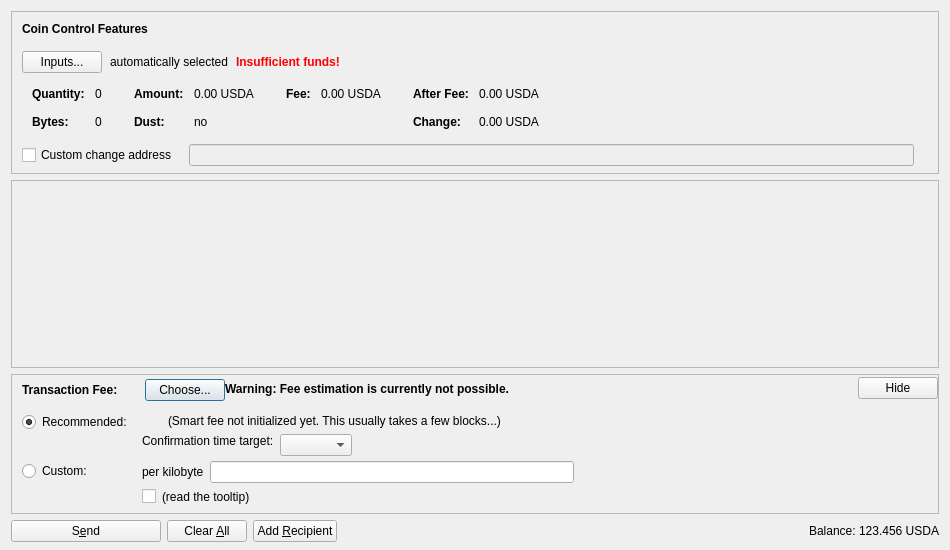
<?xml version="1.0" encoding="UTF-8"?>
<ui version="4.0">
 <class>SendCoinsDialog</class>
 <widget class="QDialog" name="SendCoinsDialog">
  <property name="geometry">
   <rect>
    <x>0</x>
    <y>0</y>
    <width>950</width>
    <height>550</height>
   </rect>
  </property>
  <property name="minimumSize">
   <size>
    <width>950</width>
    <height>550</height>
   </size>
  </property>
  <property name="windowTitle">
   <string>Send Coins</string>
  </property>
  <layout class="QVBoxLayout" name="verticalLayout" stretch="0,1,0,0">
   <property name="bottomMargin">
    <number>8</number>
   </property>
   <item>
    <widget class="QFrame" name="frameCoinControl">
     <property name="sizePolicy">
      <sizepolicy hsizetype="Expanding" vsizetype="Expanding">
       <horstretch>0</horstretch>
       <verstretch>0</verstretch>
      </sizepolicy>
     </property>
     <property name="maximumSize">
      <size>
       <width>16777215</width>
       <height>16777215</height>
      </size>
     </property>
     <property name="frameShape">
      <enum>QFrame::StyledPanel</enum>
     </property>
     <property name="frameShadow">
      <enum>QFrame::Sunken</enum>
     </property>
     <layout class="QVBoxLayout" name="verticalLayoutCoinControl2">
      <property name="spacing">
       <number>0</number>
      </property>
      <property name="leftMargin">
       <number>0</number>
      </property>
      <property name="topMargin">
       <number>0</number>
      </property>
      <property name="rightMargin">
       <number>0</number>
      </property>
      <property name="bottomMargin">
       <number>6</number>
      </property>
      <item>
       <layout class="QVBoxLayout" name="verticalLayoutCoinControl" stretch="0,0,0,0,1">
        <property name="spacing">
         <number>0</number>
        </property>
        <property name="leftMargin">
         <number>10</number>
        </property>
        <property name="topMargin">
         <number>10</number>
        </property>
        <item>
         <layout class="QHBoxLayout" name="horizontalLayoutCoinControl1">
          <property name="bottomMargin">
           <number>15</number>
          </property>
          <item>
           <widget class="QLabel" name="labelCoinControlFeatures">
            <property name="sizePolicy">
             <sizepolicy hsizetype="Preferred" vsizetype="Maximum">
              <horstretch>0</horstretch>
              <verstretch>0</verstretch>
             </sizepolicy>
            </property>
            <property name="font">
             <font>
              <weight>75</weight>
              <bold>true</bold>
             </font>
            </property>
            <property name="styleSheet">
             <string notr="true">font-weight:bold;</string>
            </property>
            <property name="text">
             <string>Coin Control Features</string>
            </property>
           </widget>
          </item>
         </layout>
        </item>
        <item>
         <layout class="QHBoxLayout" name="horizontalLayoutCoinControl2" stretch="0,0,0,0">
          <property name="spacing">
           <number>8</number>
          </property>
          <property name="bottomMargin">
           <number>10</number>
          </property>
          <item>
           <widget class="QPushButton" name="pushButtonCoinControl">
            <property name="styleSheet">
             <string notr="true"/>
            </property>
            <property name="text">
             <string>Inputs...</string>
            </property>
            <property name="autoDefault">
             <bool>false</bool>
            </property>
           </widget>
          </item>
          <item>
           <widget class="QLabel" name="labelCoinControlAutomaticallySelected">
            <property name="text">
             <string>automatically selected</string>
            </property>
            <property name="margin">
             <number>5</number>
            </property>
           </widget>
          </item>
          <item>
           <widget class="QLabel" name="labelCoinControlInsuffFunds">
            <property name="font">
             <font>
              <weight>75</weight>
              <bold>true</bold>
             </font>
            </property>
            <property name="styleSheet">
             <string notr="true">color:red;font-weight:bold;</string>
            </property>
            <property name="text">
             <string>Insufficient funds!</string>
            </property>
            <property name="margin">
             <number>5</number>
            </property>
           </widget>
          </item>
          <item>
           <spacer name="horizontalSpacerCoinControl">
            <property name="orientation">
             <enum>Qt::Horizontal</enum>
            </property>
            <property name="sizeHint" stdset="0">
             <size>
              <width>40</width>
              <height>1</height>
             </size>
            </property>
           </spacer>
          </item>
         </layout>
        </item>
        <item>
         <widget class="QWidget" name="widgetCoinControl" native="true">
          <property name="sizePolicy">
           <sizepolicy hsizetype="Preferred" vsizetype="Preferred">
            <horstretch>0</horstretch>
            <verstretch>0</verstretch>
           </sizepolicy>
          </property>
          <property name="minimumSize">
           <size>
            <width>0</width>
            <height>0</height>
           </size>
          </property>
          <property name="styleSheet">
           <string notr="true"/>
          </property>
          <layout class="QHBoxLayout" name="horizontalLayoutCoinControl5">
           <property name="leftMargin">
            <number>0</number>
           </property>
           <property name="topMargin">
            <number>0</number>
           </property>
           <property name="rightMargin">
            <number>0</number>
           </property>
           <property name="bottomMargin">
            <number>0</number>
           </property>
           <item>
            <layout class="QHBoxLayout" name="horizontalLayoutCoinControl3" stretch="0,0,0,1">
             <property name="spacing">
              <number>20</number>
             </property>
             <property name="topMargin">
              <number>0</number>
             </property>
             <property name="bottomMargin">
              <number>10</number>
             </property>
             <item>
              <layout class="QFormLayout" name="formLayoutCoinControl1">
               <property name="horizontalSpacing">
                <number>10</number>
               </property>
               <property name="verticalSpacing">
                <number>14</number>
               </property>
               <property name="leftMargin">
                <number>10</number>
               </property>
               <property name="topMargin">
                <number>4</number>
               </property>
               <property name="rightMargin">
                <number>6</number>
               </property>
               <item row="0" column="0">
                <widget class="QLabel" name="labelCoinControlQuantityText">
                 <property name="font">
                  <font>
                   <weight>75</weight>
                   <bold>true</bold>
                  </font>
                 </property>
                 <property name="text">
                  <string>Quantity:</string>
                 </property>
                 <property name="margin">
                  <number>0</number>
                 </property>
                </widget>
               </item>
               <item row="0" column="1">
                <widget class="QLabel" name="labelCoinControlQuantity">
                 <property name="cursor">
                  <cursorShape>IBeamCursor</cursorShape>
                 </property>
                 <property name="contextMenuPolicy">
                  <enum>Qt::ActionsContextMenu</enum>
                 </property>
                 <property name="text">
                  <string notr="true">0</string>
                 </property>
                 <property name="margin">
                  <number>0</number>
                 </property>
                 <property name="textInteractionFlags">
                  <set>Qt::LinksAccessibleByMouse|Qt::TextSelectableByKeyboard|Qt::TextSelectableByMouse</set>
                 </property>
                </widget>
               </item>
               <item row="1" column="0">
                <widget class="QLabel" name="labelCoinControlBytesText">
                 <property name="font">
                  <font>
                   <weight>75</weight>
                   <bold>true</bold>
                  </font>
                 </property>
                 <property name="text">
                  <string>Bytes:</string>
                 </property>
                </widget>
               </item>
               <item row="1" column="1">
                <widget class="QLabel" name="labelCoinControlBytes">
                 <property name="cursor">
                  <cursorShape>IBeamCursor</cursorShape>
                 </property>
                 <property name="contextMenuPolicy">
                  <enum>Qt::ActionsContextMenu</enum>
                 </property>
                 <property name="text">
                  <string notr="true">0</string>
                 </property>
                 <property name="textInteractionFlags">
                  <set>Qt::LinksAccessibleByMouse|Qt::TextSelectableByKeyboard|Qt::TextSelectableByMouse</set>
                 </property>
                </widget>
               </item>
              </layout>
             </item>
             <item>
              <layout class="QFormLayout" name="formLayoutCoinControl2">
               <property name="horizontalSpacing">
                <number>10</number>
               </property>
               <property name="verticalSpacing">
                <number>14</number>
               </property>
               <property name="leftMargin">
                <number>6</number>
               </property>
               <property name="topMargin">
                <number>4</number>
               </property>
               <property name="rightMargin">
                <number>6</number>
               </property>
               <item row="0" column="0">
                <widget class="QLabel" name="labelCoinControlAmountText">
                 <property name="font">
                  <font>
                   <weight>75</weight>
                   <bold>true</bold>
                  </font>
                 </property>
                 <property name="text">
                  <string>Amount:</string>
                 </property>
                 <property name="margin">
                  <number>0</number>
                 </property>
                </widget>
               </item>
               <item row="0" column="1">
                <widget class="QLabel" name="labelCoinControlAmount">
                 <property name="cursor">
                  <cursorShape>IBeamCursor</cursorShape>
                 </property>
                 <property name="contextMenuPolicy">
                  <enum>Qt::ActionsContextMenu</enum>
                 </property>
                 <property name="text">
                  <string notr="true">0.00 USDA</string>
                 </property>
                 <property name="textInteractionFlags">
                  <set>Qt::LinksAccessibleByMouse|Qt::TextSelectableByKeyboard|Qt::TextSelectableByMouse</set>
                 </property>
                </widget>
               </item>
               <item row="1" column="0">
                <widget class="QLabel" name="labelCoinControlLowOutputText">
                 <property name="font">
                  <font>
                   <weight>75</weight>
                   <bold>true</bold>
                  </font>
                 </property>
                 <property name="text">
                  <string>Dust:</string>
                 </property>
                </widget>
               </item>
               <item row="1" column="1">
                <widget class="QLabel" name="labelCoinControlLowOutput">
                 <property name="cursor">
                  <cursorShape>IBeamCursor</cursorShape>
                 </property>
                 <property name="contextMenuPolicy">
                  <enum>Qt::ActionsContextMenu</enum>
                 </property>
                 <property name="text">
                  <string notr="true">no</string>
                 </property>
                 <property name="textInteractionFlags">
                  <set>Qt::LinksAccessibleByMouse|Qt::TextSelectableByKeyboard|Qt::TextSelectableByMouse</set>
                 </property>
                </widget>
               </item>
              </layout>
             </item>
             <item>
              <layout class="QFormLayout" name="formLayoutCoinControl3">
               <property name="horizontalSpacing">
                <number>10</number>
               </property>
               <property name="verticalSpacing">
                <number>14</number>
               </property>
               <property name="leftMargin">
                <number>6</number>
               </property>
               <property name="topMargin">
                <number>4</number>
               </property>
               <property name="rightMargin">
                <number>6</number>
               </property>
               <item row="0" column="0">
                <widget class="QLabel" name="labelCoinControlFeeText">
                 <property name="font">
                  <font>
                   <weight>75</weight>
                   <bold>true</bold>
                  </font>
                 </property>
                 <property name="text">
                  <string>Fee:</string>
                 </property>
                 <property name="margin">
                  <number>0</number>
                 </property>
                </widget>
               </item>
               <item row="0" column="1">
                <widget class="QLabel" name="labelCoinControlFee">
                 <property name="cursor">
                  <cursorShape>IBeamCursor</cursorShape>
                 </property>
                 <property name="contextMenuPolicy">
                  <enum>Qt::ActionsContextMenu</enum>
                 </property>
                 <property name="text">
                  <string notr="true">0.00 USDA</string>
                 </property>
                 <property name="textInteractionFlags">
                  <set>Qt::LinksAccessibleByMouse|Qt::TextSelectableByKeyboard|Qt::TextSelectableByMouse</set>
                 </property>
                </widget>
               </item>
              </layout>
             </item>
             <item>
              <layout class="QFormLayout" name="formLayoutCoinControl4">
               <property name="horizontalSpacing">
                <number>10</number>
               </property>
               <property name="verticalSpacing">
                <number>14</number>
               </property>
               <property name="leftMargin">
                <number>6</number>
               </property>
               <property name="topMargin">
                <number>4</number>
               </property>
               <property name="rightMargin">
                <number>6</number>
               </property>
               <item row="0" column="0">
                <widget class="QLabel" name="labelCoinControlAfterFeeText">
                 <property name="font">
                  <font>
                   <weight>75</weight>
                   <bold>true</bold>
                  </font>
                 </property>
                 <property name="text">
                  <string>After Fee:</string>
                 </property>
                 <property name="margin">
                  <number>0</number>
                 </property>
                </widget>
               </item>
               <item row="0" column="1">
                <widget class="QLabel" name="labelCoinControlAfterFee">
                 <property name="cursor">
                  <cursorShape>IBeamCursor</cursorShape>
                 </property>
                 <property name="contextMenuPolicy">
                  <enum>Qt::ActionsContextMenu</enum>
                 </property>
                 <property name="text">
                  <string notr="true">0.00 USDA</string>
                 </property>
                 <property name="textInteractionFlags">
                  <set>Qt::LinksAccessibleByMouse|Qt::TextSelectableByKeyboard|Qt::TextSelectableByMouse</set>
                 </property>
                </widget>
               </item>
               <item row="1" column="0">
                <widget class="QLabel" name="labelCoinControlChangeText">
                 <property name="font">
                  <font>
                   <weight>75</weight>
                   <bold>true</bold>
                  </font>
                 </property>
                 <property name="text">
                  <string>Change:</string>
                 </property>
                </widget>
               </item>
               <item row="1" column="1">
                <widget class="QLabel" name="labelCoinControlChange">
                 <property name="cursor">
                  <cursorShape>IBeamCursor</cursorShape>
                 </property>
                 <property name="contextMenuPolicy">
                  <enum>Qt::ActionsContextMenu</enum>
                 </property>
                 <property name="text">
                  <string notr="true">0.00 USDA</string>
                 </property>
                 <property name="textInteractionFlags">
                  <set>Qt::LinksAccessibleByMouse|Qt::TextSelectableByKeyboard|Qt::TextSelectableByMouse</set>
                 </property>
                </widget>
               </item>
              </layout>
             </item>
            </layout>
           </item>
          </layout>
         </widget>
        </item>
        <item>
         <layout class="QHBoxLayout" name="horizontalLayoutCoinControl4" stretch="0,0,0">
          <property name="spacing">
           <number>12</number>
          </property>
          <property name="sizeConstraint">
           <enum>QLayout::SetDefaultConstraint</enum>
          </property>
          <property name="topMargin">
           <number>5</number>
          </property>
          <property name="rightMargin">
           <number>5</number>
          </property>
          <item>
           <widget class="QCheckBox" name="checkBoxCoinControlChange">
            <property name="toolTip">
             <string>If this is activated, but the change address is empty or invalid, change will be sent to a newly generated address.</string>
            </property>
            <property name="text">
             <string>Custom change address</string>
            </property>
           </widget>
          </item>
          <item>
           <widget class="QValidatedLineEdit" name="lineEditCoinControlChange">
            <property name="enabled">
             <bool>false</bool>
            </property>
            <property name="sizePolicy">
             <sizepolicy hsizetype="Expanding" vsizetype="Fixed">
              <horstretch>0</horstretch>
              <verstretch>0</verstretch>
             </sizepolicy>
            </property>
           </widget>
          </item>
          <item>
           <widget class="QLabel" name="labelCoinControlChangeLabel">
            <property name="sizePolicy">
             <sizepolicy hsizetype="Preferred" vsizetype="Expanding">
              <horstretch>0</horstretch>
              <verstretch>0</verstretch>
             </sizepolicy>
            </property>
            <property name="minimumSize">
             <size>
              <width>0</width>
              <height>0</height>
             </size>
            </property>
            <property name="text">
             <string/>
            </property>
            <property name="margin">
             <number>3</number>
            </property>
           </widget>
          </item>
         </layout>
        </item>
        <item>
         <spacer name="verticalSpacerCoinControl">
          <property name="orientation">
           <enum>Qt::Vertical</enum>
          </property>
          <property name="sizeHint" stdset="0">
           <size>
            <width>800</width>
            <height>1</height>
           </size>
          </property>
         </spacer>
        </item>
       </layout>
      </item>
     </layout>
    </widget>
   </item>
   <item>
    <widget class="QScrollArea" name="scrollArea">
     <property name="widgetResizable">
      <bool>true</bool>
     </property>
     <widget class="QWidget" name="scrollAreaWidgetContents">
      <property name="geometry">
       <rect>
        <x>0</x>
        <y>0</y>
        <width>926</width>
        <height>100</height>
       </rect>
      </property>
      <layout class="QVBoxLayout" name="verticalLayout_2" stretch="0,1">
       <property name="leftMargin">
        <number>0</number>
       </property>
       <property name="topMargin">
        <number>0</number>
       </property>
       <property name="rightMargin">
        <number>0</number>
       </property>
       <property name="bottomMargin">
        <number>0</number>
       </property>
       <item>
        <layout class="QVBoxLayout" name="entries">
         <property name="spacing">
          <number>6</number>
         </property>
        </layout>
       </item>
       <item>
        <spacer name="verticalSpacer">
         <property name="orientation">
          <enum>Qt::Vertical</enum>
         </property>
         <property name="sizeHint" stdset="0">
          <size>
           <width>20</width>
           <height>40</height>
          </size>
         </property>
        </spacer>
       </item>
      </layout>
     </widget>
    </widget>
   </item>
   <item>
    <widget class="QFrame" name="frameFee">
     <property name="sizePolicy">
      <sizepolicy hsizetype="Expanding" vsizetype="Expanding">
       <horstretch>0</horstretch>
       <verstretch>0</verstretch>
      </sizepolicy>
     </property>
     <property name="maximumSize">
      <size>
       <width>16777215</width>
       <height>16777215</height>
      </size>
     </property>
     <property name="frameShape">
      <enum>QFrame::StyledPanel</enum>
     </property>
     <property name="frameShadow">
      <enum>QFrame::Sunken</enum>
     </property>
     <layout class="QVBoxLayout" name="verticalLayoutFee1">
      <property name="spacing">
       <number>0</number>
      </property>
      <property name="leftMargin">
       <number>0</number>
      </property>
      <property name="topMargin">
       <number>0</number>
      </property>
      <property name="rightMargin">
       <number>0</number>
      </property>
      <property name="bottomMargin">
       <number>0</number>
      </property>
      <item>
       <layout class="QVBoxLayout" name="verticalLayoutFee2" stretch="0,0,0">
        <property name="spacing">
         <number>0</number>
        </property>
        <property name="leftMargin">
         <number>10</number>
        </property>
        <property name="topMargin">
         <number>0</number>
        </property>
        <item>
         <layout class="QHBoxLayout" name="horizontalLayoutFee1">
          <property name="bottomMargin">
           <number>0</number>
          </property>
          <item>
           <layout class="QVBoxLayout" name="verticalLayoutFee7">
            <property name="spacing">
             <number>0</number>
            </property>
            <item>
             <spacer name="verticalSpacerSmartFee">
              <property name="orientation">
               <enum>Qt::Vertical</enum>
              </property>
              <property name="sizeType">
               <enum>QSizePolicy::Fixed</enum>
              </property>
              <property name="sizeHint" stdset="0">
               <size>
                <width>1</width>
                <height>4</height>
               </size>
              </property>
             </spacer>
            </item>
            <item>
             <layout class="QHBoxLayout" name="horizontalLayoutSmartFee">
              <property name="spacing">
               <number>10</number>
              </property>
              <item>
               <widget class="QLabel" name="labelFeeHeadline">
                <property name="sizePolicy">
                 <sizepolicy hsizetype="Preferred" vsizetype="Maximum">
                  <horstretch>0</horstretch>
                  <verstretch>0</verstretch>
                 </sizepolicy>
                </property>
                <property name="font">
                 <font>
                  <weight>75</weight>
                  <bold>true</bold>
                 </font>
                </property>
                <property name="styleSheet">
                 <string notr="true">font-weight:bold;</string>
                </property>
                <property name="text">
                 <string>Transaction Fee:</string>
                </property>
               </widget>
              </item>
              <item>
               <widget class="QLabel" name="labelFeeMinimized">
                <property name="text">
                 <string/>
                </property>
               </widget>
              </item>
              <item>
               <widget class="QPushButton" name="buttonChooseFee">
                <property name="text">
                 <string>Choose...</string>
                </property>
               </widget>
              </item>
             </layout>
            </item>
            <item>
             <spacer name="verticalSpacer_5">
              <property name="orientation">
               <enum>Qt::Vertical</enum>
              </property>
              <property name="sizeHint" stdset="0">
               <size>
                <width>1</width>
                <height>1</height>
               </size>
              </property>
             </spacer>
            </item>
           </layout>
          </item>
          <item>
           <widget class="QLabel" name="fallbackFeeWarningLabel">
            <property name="font">
             <font>
              <weight>75</weight>
              <bold>true</bold>
             </font>
            </property>
            <property name="toolTip">
             <string>Using the fallbackfee can result in sending a transaction that will take several hours or days (or never) to confirm. Consider choosing your fee manually or wait until you have validated the complete chain.</string>
            </property>
            <property name="text">
             <string>Warning: Fee estimation is currently not possible.</string>
            </property>
            <property name="wordWrap">
             <bool>false</bool>
            </property>
           </widget>
          </item>
          <item>
           <spacer name="horizontalSpacer_4">
            <property name="orientation">
             <enum>Qt::Horizontal</enum>
            </property>
            <property name="sizeType">
             <enum>QSizePolicy::MinimumExpanding</enum>
            </property>
            <property name="sizeHint" stdset="0">
             <size>
              <width>40</width>
              <height>20</height>
             </size>
            </property>
           </spacer>
          </item>
          <item>
           <widget class="QPushButton" name="buttonMinimizeFee">
            <property name="toolTip">
             <string>collapse fee-settings</string>
            </property>
            <property name="text">
             <string>Hide</string>
            </property>
           </widget>
          </item>
         </layout>
        </item>
        <item>
         <widget class="QFrame" name="frameFeeSelection">
          <layout class="QVBoxLayout" name="verticalLayoutFee12">
           <property name="spacing">
            <number>0</number>
           </property>
           <property name="leftMargin">
            <number>0</number>
           </property>
           <property name="topMargin">
            <number>0</number>
           </property>
           <property name="rightMargin">
            <number>0</number>
           </property>
           <property name="bottomMargin">
            <number>0</number>
           </property>
           <item>
            <layout class="QGridLayout" name="gridLayoutFee">
             <property name="topMargin">
              <number>10</number>
             </property>
             <property name="bottomMargin">
              <number>4</number>
             </property>
             <property name="horizontalSpacing">
              <number>10</number>
             </property>
             <property name="verticalSpacing">
              <number>4</number>
             </property>
             <item row="1" column="1">
              <layout class="QVBoxLayout" name="verticalLayoutFee8">
               <property name="spacing">
                <number>6</number>
               </property>
               <item>
                <layout class="QHBoxLayout" name="horizontalLayoutFee13">
                 <item>
                  <widget class="QLabel" name="labelCustomPerKilobyte">
                   <property name="toolTip">
                    <string>If the custom fee is set to 1000 satoshis and the transaction is only 250 bytes, then &quot;per kilobyte&quot; only pays 250 satoshis in fee, while &quot;total at least&quot; pays 1000 satoshis. For transactions bigger than a kilobyte both pay by kilobyte.</string>
                   </property>
                   <property name="text">
                    <string>per kilobyte</string>
                   </property>
                  </widget>
                 </item>
                 <item>
                  <widget class="BitcoinAmountField" name="customFee"/>
                 </item>
                 <item>
                  <spacer name="horizontalSpacer_6">
                   <property name="orientation">
                    <enum>Qt::Horizontal</enum>
                   </property>
                   <property name="sizeHint" stdset="0">
                    <size>
                     <width>1</width>
                     <height>1</height>
                    </size>
                   </property>
                  </spacer>
                 </item>
                </layout>
               </item>
               <item>
                <layout class="QHBoxLayout" name="horizontalLayoutFee8">
                 <item>
                  <widget class="QCheckBox" name="checkBoxMinimumFee">
                   <property name="toolTip">
                    <string>Paying only the minimum fee is just fine as long as there is less transaction volume than space in the blocks. But be aware that this can end up in a never confirming transaction once there is more demand for usdacoin transactions than the network can process.</string>
                   </property>
                   <property name="text">
                    <string/>
                   </property>
                  </widget>
                 </item>
                 <item>
                  <widget class="QLabel" name="labelMinFeeWarning">
                   <property name="enabled">
                    <bool>true</bool>
                   </property>
                   <property name="toolTip">
                    <string>Paying only the minimum fee is just fine as long as there is less transaction volume than space in the blocks. But be aware that this can end up in a never confirming transaction once there is more demand for usdacoin transactions than the network can process.</string>
                   </property>
                   <property name="text">
                    <string>(read the tooltip)</string>
                   </property>
                   <property name="margin">
                    <number>5</number>
                   </property>
                  </widget>
                 </item>
                 <item>
                  <spacer name="horizontalSpacer_2">
                   <property name="orientation">
                    <enum>Qt::Horizontal</enum>
                   </property>
                   <property name="sizeHint" stdset="0">
                    <size>
                     <width>1</width>
                     <height>1</height>
                    </size>
                   </property>
                  </spacer>
                 </item>
                </layout>
               </item>
              </layout>
             </item>
             <item row="0" column="0">
              <layout class="QVBoxLayout" name="verticalLayoutFee4" stretch="0,1">
               <item>
                <widget class="QRadioButton" name="radioSmartFee">
                 <property name="text">
                  <string>Recommended:</string>
                 </property>
                 <property name="checked">
                  <bool>true</bool>
                 </property>
                 <attribute name="buttonGroup">
                  <string notr="true">groupFee</string>
                 </attribute>
                </widget>
               </item>
               <item>
                <spacer name="verticalSpacer_2">
                 <property name="orientation">
                  <enum>Qt::Vertical</enum>
                 </property>
                 <property name="sizeHint" stdset="0">
                  <size>
                   <width>1</width>
                   <height>1</height>
                  </size>
                 </property>
                </spacer>
               </item>
              </layout>
             </item>
             <item row="1" column="0">
              <layout class="QVBoxLayout" name="verticalLayoutFee9" stretch="0,1">
               <item>
                <widget class="QRadioButton" name="radioCustomFee">
                 <property name="text">
                  <string>Custom:</string>
                 </property>
                 <attribute name="buttonGroup">
                  <string notr="true">groupFee</string>
                 </attribute>
                </widget>
               </item>
               <item>
                <spacer name="verticalSpacer_6">
                 <property name="orientation">
                  <enum>Qt::Vertical</enum>
                 </property>
                 <property name="sizeHint" stdset="0">
                  <size>
                   <width>1</width>
                   <height>1</height>
                  </size>
                 </property>
                </spacer>
               </item>
              </layout>
             </item>
             <item row="0" column="1">
              <layout class="QVBoxLayout" name="verticalLayoutFee3" stretch="0,0,1">
               <property name="spacing">
                <number>6</number>
               </property>
               <property name="topMargin">
                <number>2</number>
               </property>
               <item>
                <layout class="QHBoxLayout" name="horizontalLayoutFee12">
                 <item>
                  <widget class="QLabel" name="labelSmartFee">
                   <property name="text">
                    <string/>
                   </property>
                   <property name="margin">
                    <number>2</number>
                   </property>
                  </widget>
                 </item>
                 <item>
                  <widget class="QLabel" name="labelFeeEstimation">
                   <property name="text">
                    <string/>
                   </property>
                  </widget>
                 </item>
                 <item>
                  <widget class="QLabel" name="labelSmartFee2">
                   <property name="text">
                    <string>(Smart fee not initialized yet. This usually takes a few blocks...)</string>
                   </property>
                   <property name="margin">
                    <number>2</number>
                   </property>
                  </widget>
                 </item>
                 <item>
                  <spacer name="horizontalSpacer_5">
                   <property name="orientation">
                    <enum>Qt::Horizontal</enum>
                   </property>
                   <property name="sizeHint" stdset="0">
                    <size>
                     <width>1</width>
                     <height>1</height>
                    </size>
                   </property>
                  </spacer>
                 </item>
                </layout>
               </item>
               <item>
                <layout class="QHBoxLayout" name="horizontalLayoutFee9">
                 <item>
                  <layout class="QVBoxLayout" name="verticalLayoutFee6">
                   <item>
                    <widget class="QLabel" name="labelSmartFee3">
                     <property name="text">
                      <string>Confirmation time target:</string>
                     </property>
                     <property name="margin">
                      <number>2</number>
                     </property>
                    </widget>
                   </item>
                   <item>
                    <spacer name="verticalSpacer_3">
                     <property name="orientation">
                      <enum>Qt::Vertical</enum>
                     </property>
                     <property name="sizeHint" stdset="0">
                      <size>
                       <width>1</width>
                       <height>1</height>
                      </size>
                     </property>
                    </spacer>
                   </item>
                  </layout>
                 </item>
                 <item>
                  <layout class="QVBoxLayout" name="verticalLayoutFee5">
                   <property name="rightMargin">
                    <number>30</number>
                   </property>
                   <item>
                    <layout class="QHBoxLayout" name="horizontalLayoutConfTarget">
                     <property name="bottomMargin">
                      <number>0</number>
                     </property>
                     <item>
                      <widget class="QComboBox" name="confTargetSelector"/>
                     </item>
                     <item>
                      <spacer name="horizontalSpacerConfTarget">
                       <property name="orientation">
                        <enum>Qt::Horizontal</enum>
                       </property>
                       <property name="sizeHint" stdset="0">
                        <size>
                         <width>40</width>
                         <height>20</height>
                        </size>
                       </property>
                      </spacer>
                     </item>
                    </layout>
                   </item>
                  </layout>
                 </item>
                </layout>
               </item>
               <item>
                <spacer name="verticalSpacer_4">
                 <property name="orientation">
                  <enum>Qt::Vertical</enum>
                 </property>
                 <property name="sizeHint" stdset="0">
                  <size>
                   <width>1</width>
                   <height>1</height>
                  </size>
                 </property>
                </spacer>
               </item>
              </layout>
             </item>
            </layout>
           </item>
          </layout>
         </widget>
        </item>
        <item>
         <spacer name="verticalSpacerFee">
          <property name="orientation">
           <enum>Qt::Vertical</enum>
          </property>
          <property name="sizeHint" stdset="0">
           <size>
            <width>40</width>
            <height>5</height>
           </size>
          </property>
         </spacer>
        </item>
       </layout>
      </item>
     </layout>
    </widget>
   </item>
   <item>
    <layout class="QHBoxLayout" name="horizontalLayout">
     <item>
      <widget class="QPushButton" name="sendButton">
       <property name="minimumSize">
        <size>
         <width>150</width>
         <height>0</height>
        </size>
       </property>
       <property name="toolTip">
        <string>Confirm the send action</string>
       </property>
       <property name="text">
        <string>S&amp;end</string>
       </property>
       <property name="icon">
        <iconset resource="../bitcoin.qrc">
         <normaloff>:/icons/send</normaloff>:/icons/send</iconset>
       </property>
       <property name="autoDefault">
        <bool>false</bool>
       </property>
       <property name="default">
        <bool>false</bool>
       </property>
      </widget>
     </item>
     <item>
      <widget class="QPushButton" name="clearButton">
       <property name="sizePolicy">
        <sizepolicy hsizetype="Minimum" vsizetype="Fixed">
         <horstretch>0</horstretch>
         <verstretch>0</verstretch>
        </sizepolicy>
       </property>
       <property name="toolTip">
        <string>Clear all fields of the form.</string>
       </property>
       <property name="text">
        <string>Clear &amp;All</string>
       </property>
       <property name="icon">
        <iconset resource="../bitcoin.qrc">
         <normaloff>:/icons/remove</normaloff>:/icons/remove</iconset>
       </property>
       <property name="autoDefault">
        <bool>false</bool>
       </property>
      </widget>
     </item>
     <item>
      <widget class="QPushButton" name="addButton">
       <property name="toolTip">
        <string>Send to multiple recipients at once</string>
       </property>
       <property name="text">
        <string>Add &amp;Recipient</string>
       </property>
       <property name="icon">
        <iconset resource="../bitcoin.qrc">
         <normaloff>:/icons/add</normaloff>:/icons/add</iconset>
       </property>
       <property name="autoDefault">
        <bool>false</bool>
       </property>
      </widget>
     </item>
     <item>
      <spacer name="horizontalSpacer">
       <property name="orientation">
        <enum>Qt::Horizontal</enum>
       </property>
       <property name="sizeHint" stdset="0">
        <size>
         <width>40</width>
         <height>20</height>
        </size>
       </property>
      </spacer>
     </item>
     <item>
      <layout class="QHBoxLayout" name="horizontalLayout_2">
       <property name="spacing">
        <number>3</number>
       </property>
       <item>
        <widget class="QLabel" name="label">
         <property name="sizePolicy">
          <sizepolicy hsizetype="Preferred" vsizetype="Fixed">
           <horstretch>0</horstretch>
           <verstretch>0</verstretch>
          </sizepolicy>
         </property>
         <property name="text">
          <string>Balance:</string>
         </property>
        </widget>
       </item>
       <item>
        <widget class="QLabel" name="labelBalance">
         <property name="sizePolicy">
          <sizepolicy hsizetype="Preferred" vsizetype="Fixed">
           <horstretch>0</horstretch>
           <verstretch>0</verstretch>
          </sizepolicy>
         </property>
         <property name="cursor">
          <cursorShape>IBeamCursor</cursorShape>
         </property>
         <property name="text">
          <string notr="true">123.456 USDA</string>
         </property>
         <property name="textInteractionFlags">
          <set>Qt::LinksAccessibleByMouse|Qt::TextSelectableByKeyboard|Qt::TextSelectableByMouse</set>
         </property>
        </widget>
       </item>
      </layout>
     </item>
    </layout>
   </item>
  </layout>
 </widget>
 <customwidgets>
  <customwidget>
   <class>QValidatedLineEdit</class>
   <extends>QLineEdit</extends>
   <header>qt/qvalidatedlineedit.h</header>
  </customwidget>
  <customwidget>
   <class>BitcoinAmountField</class>
   <extends>QLineEdit</extends>
   <header>qt/bitcoinamountfield.h</header>
   <container>1</container>
  </customwidget>
 </customwidgets>
 <resources>
  <include location="../bitcoin.qrc"/>
 </resources>
 <connections/>
 <buttongroups>
  <buttongroup name="groupFee"/>
 </buttongroups>
</ui>
